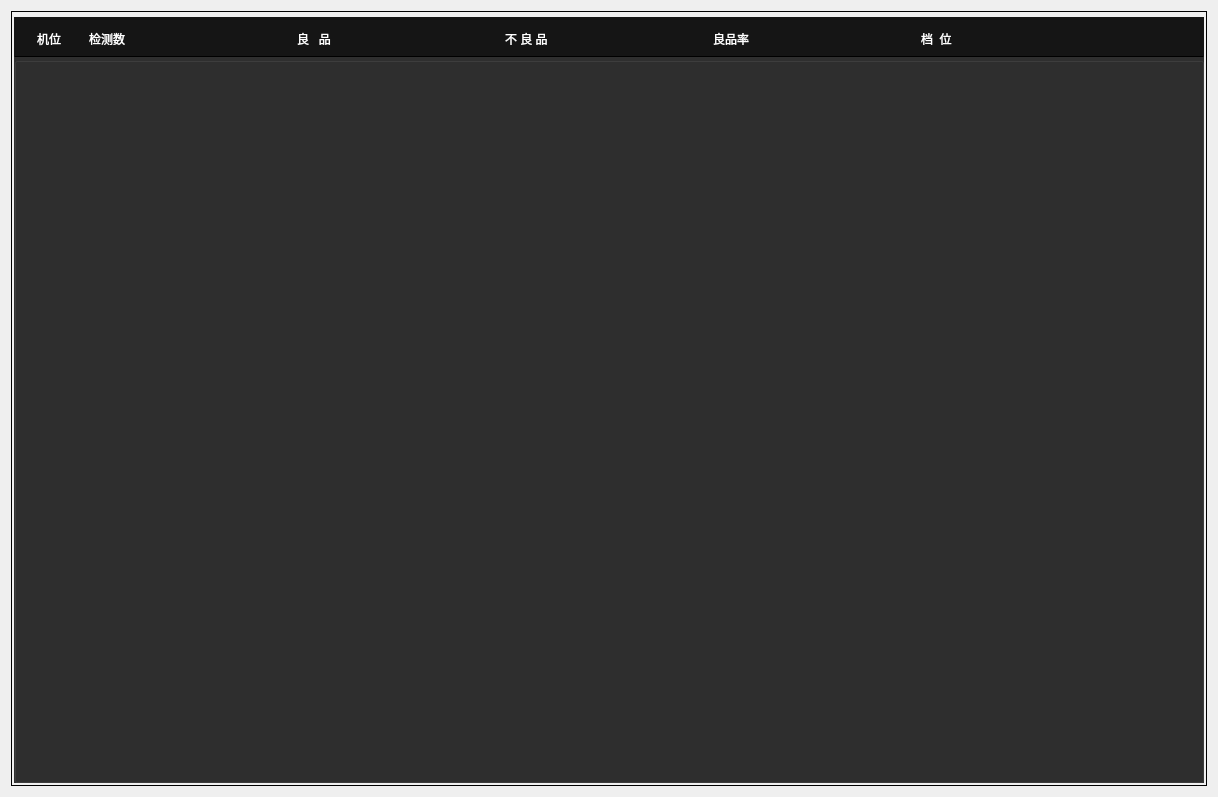
<?xml version="1.0" encoding="UTF-8"?>
<ui version="4.0">
 <class>RunFrameTableWidget</class>
 <widget class="QWidget" name="RunFrameTableWidget">
  <property name="geometry">
   <rect>
    <x>0</x>
    <y>0</y>
    <width>1218</width>
    <height>797</height>
   </rect>
  </property>
  <property name="windowTitle">
   <string>RunFrameTableWidget</string>
  </property>
  <property name="styleSheet">
   <string notr="true">color: rgb(255, 255, 255);</string>
  </property>
  <layout class="QGridLayout" name="gridLayout">
   <item row="0" column="0">
    <widget class="QGroupBox" name="groupBox">
     <property name="styleSheet">
      <string notr="true">
QObject#groupBox{
border-color: rgb(0, 0, 0);
border: 1px solid;

}
</string>
     </property>
     <property name="title">
      <string/>
     </property>
     <layout class="QVBoxLayout" name="verticalLayout" stretch="0,1">
      <property name="spacing">
       <number>0</number>
      </property>
      <property name="leftMargin">
       <number>0</number>
      </property>
      <property name="topMargin">
       <number>0</number>
      </property>
      <property name="rightMargin">
       <number>0</number>
      </property>
      <property name="bottomMargin">
       <number>0</number>
      </property>
      <item>
       <widget class="QGroupBox" name="groupBox_2">
        <property name="minimumSize">
         <size>
          <width>0</width>
          <height>40</height>
         </size>
        </property>
        <property name="maximumSize">
         <size>
          <width>16777215</width>
          <height>40</height>
         </size>
        </property>
        <property name="styleSheet">
         <string notr="true">
QObject#groupBox_2{
border-color: rgb(0, 0, 0);
border: 1px solid;
border-top-color:rgb(21,21,21);
border-right-color: rgb(21,21,21);
border-left-color:  rgb(21,21,21);
	background-color: rgb(21,21,21);
}
</string>
        </property>
        <property name="title">
         <string/>
        </property>
        <layout class="QHBoxLayout" name="horizontalLayout" stretch="1,4,4,4,4,4,1">
         <property name="spacing">
          <number>0</number>
         </property>
         <property name="leftMargin">
          <number>20</number>
         </property>
         <property name="topMargin">
          <number>0</number>
         </property>
         <property name="rightMargin">
          <number>20</number>
         </property>
         <property name="bottomMargin">
          <number>0</number>
         </property>
         <item>
          <widget class="QLabel" name="label_3">
           <property name="styleSheet">
            <string notr="true">background-color: rgb(21,21,21);</string>
           </property>
           <property name="text">
            <string>机位</string>
           </property>
          </widget>
         </item>
         <item>
          <widget class="QLabel" name="label_2">
           <property name="styleSheet">
            <string notr="true">background-color: rgb(21,21,21);</string>
           </property>
           <property name="text">
            <string>检测数</string>
           </property>
          </widget>
         </item>
         <item>
          <widget class="QLabel" name="label_4">
           <property name="styleSheet">
            <string notr="true">background-color: rgb(21,21,21);</string>
           </property>
           <property name="text">
            <string>良   品</string>
           </property>
          </widget>
         </item>
         <item>
          <widget class="QLabel" name="label">
           <property name="styleSheet">
            <string notr="true">background-color: rgb(21,21,21);</string>
           </property>
           <property name="text">
            <string>不 良 品</string>
           </property>
          </widget>
         </item>
         <item>
          <widget class="QLabel" name="label_5">
           <property name="styleSheet">
            <string notr="true">background-color: rgb(21,21,21);</string>
           </property>
           <property name="text">
            <string>良品率</string>
           </property>
          </widget>
         </item>
         <item>
          <widget class="QLabel" name="label_6">
           <property name="minimumSize">
            <size>
             <width>70</width>
             <height>0</height>
            </size>
           </property>
           <property name="styleSheet">
            <string notr="true">background-color: rgb(21,21,21);</string>
           </property>
           <property name="text">
            <string>档  位</string>
           </property>
          </widget>
         </item>
         <item>
          <spacer name="horizontalSpacer">
           <property name="orientation">
            <enum>Qt::Horizontal</enum>
           </property>
           <property name="sizeHint" stdset="0">
            <size>
             <width>40</width>
             <height>20</height>
            </size>
           </property>
          </spacer>
         </item>
        </layout>
       </widget>
      </item>
      <item>
       <widget class="QGroupBox" name="groupBox_3">
        <property name="styleSheet">
         <string notr="true">QObject#groupBox_3{

background-color: rgb(47,47,47);
}</string>
        </property>
        <property name="title">
         <string/>
        </property>
        <layout class="QGridLayout" name="gridLayout_3">
         <property name="leftMargin">
          <number>20</number>
         </property>
         <property name="topMargin">
          <number>10</number>
         </property>
         <property name="rightMargin">
          <number>20</number>
         </property>
         <property name="bottomMargin">
          <number>10</number>
         </property>
         <property name="spacing">
          <number>0</number>
         </property>
        </layout>
       </widget>
      </item>
     </layout>
    </widget>
   </item>
  </layout>
 </widget>
 <layoutdefault spacing="6" margin="11"/>
 <resources/>
 <connections/>
</ui>
